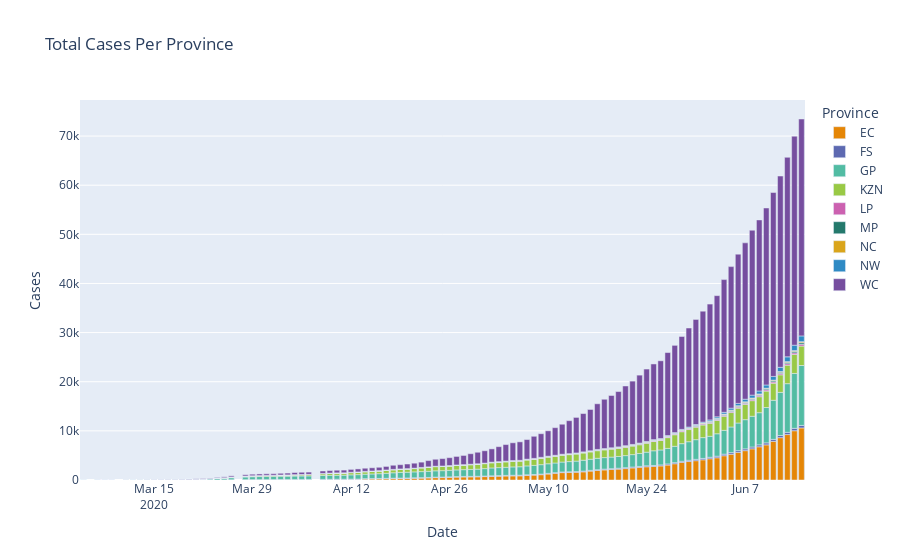

The code cell stored with this chart in its notebook:
### Code cell
fig = px.bar(state_plotly, title='Total Cases Per Province', x='Date', y='Cases', color='Province',
             barmode='relative', color_discrete_sequence=colour_series)
fig.update_traces(hovertemplate=None)
fig.update_layout(hovermode="x")
fig.show()
